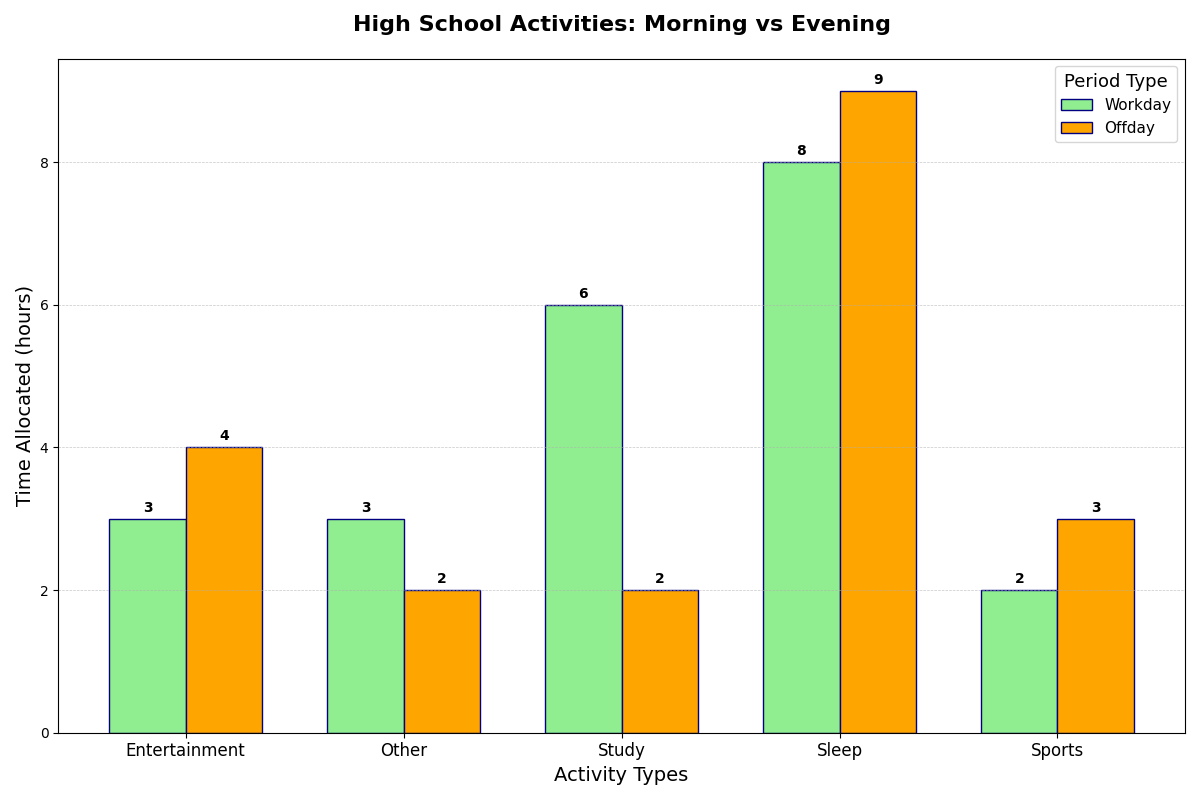

The script that drew this image:
import matplotlib.pyplot as plt
import numpy as np

activities = ['Entertainment', 'Other', 'Study', 'Sleep', 'Sports']
weekday_hours = [3, 3, 6, 8, 2]
weekend_hours = [4, 2, 2, 9, 3]

x_positions = np.arange(len(activities))
bar_width = 0.35

fig, ax = plt.subplots(figsize=(12, 8))

rects1 = ax.bar(x_positions - bar_width/2, weekday_hours, width=bar_width, label='Workday', color='lightgreen', edgecolor='navy')
rects2 = ax.bar(x_positions + bar_width/2, weekend_hours, width=bar_width, label='Offday', color='orange', edgecolor='navy')

ax.set_title('High School Activities: Morning vs Evening', fontsize=16, fontweight='bold', pad=20)
ax.set_xlabel('Activity Types', fontsize=14)
ax.set_ylabel('Time Allocated (hours)', fontsize=14)

ax.set_xticks(x_positions)
ax.set_xticklabels(activities, fontsize=12)

ax.legend(title='Period Type', title_fontsize='13', fontsize=11, loc='upper right')
ax.yaxis.grid(True, linestyle='--', linewidth=0.5, alpha=0.7)

def add_labels(rects):
    for rect in rects:
        height = rect.get_height()
        ax.annotate(f'{height}',
                    xy=(rect.get_x() + rect.get_width() / 2, height),
                    xytext=(0, 3),
                    textcoords="offset points",
                    ha='center', va='bottom', fontsize=10, fontweight='bold')

add_labels(rects1)
add_labels(rects2)

plt.tight_layout()
plt.show()
